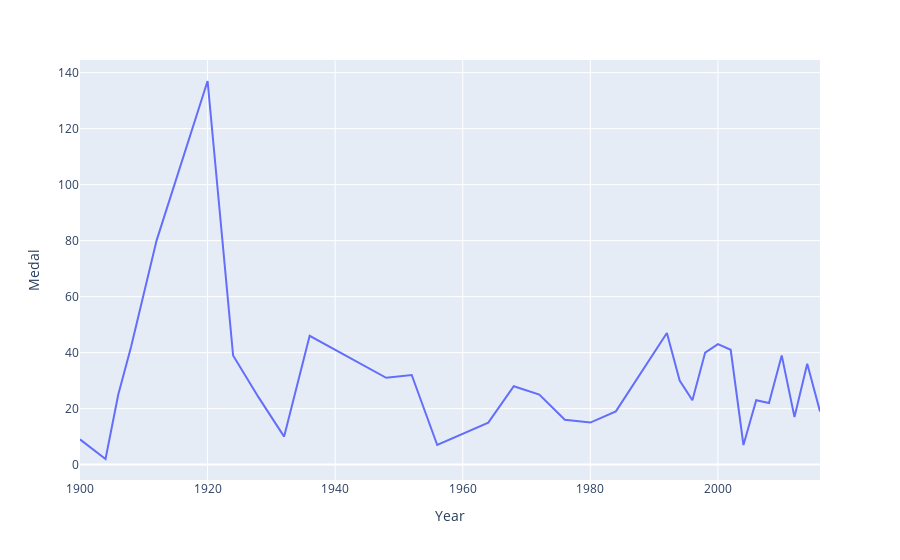

The notebook cell this image was saved under:
### Markdown cell above
## Norges medaljer över tid

### Code cell
px.line(data_frame=countries_medals.loc[countries_medals['NOC'] == 'NOR'], x='Year', y='Medal')

### Figure 1 — Plotly figure (JSON) as saved in the notebook; plotly's stock layout.template omitted (floating-point values rounded to 4 significant figures)
{"data": [{"hovertemplate": "Year=%{x}<br>Medal=%{y}<extra></extra>", "legendgroup": "", "line": {"color": "#636efa", "dash": "solid"}, "marker": {"symbol": "circle"}, "mode": "lines", "name": "", "orientation": "v", "showlegend": false, "type": "scatter", "x": [1900, 1904, 1906, 1908, 1912, 1920, 1924, 1928, 1932, 1936, 1948, 1952, 1956, 1960, 1964, 1968, 1972, 1976, 1980, 1984, 1988, 1992, 1994, 1996, 1998, 2000, 2002, 2004, 2006, 2008, 2010, 2012, 2014, 2016], "xaxis": "x", "y": [9, 2, 25, 42, 80, 137, 39, 24, 10, 46, 31, 32, 7, 11, 15, 28, 25, 16, 15, 19, 33, 47, 30, 23, 40, 43, 41, 7, 23, 22, 39, 17, 36, 19], "yaxis": "y"}], "layout": {"legend": {"tracegroupgap": 0}, "margin": {"t": 60}, "xaxis": {"anchor": "y", "domain": [0, 1], "title": {"text": "Year"}}, "yaxis": {"anchor": "x", "domain": [0, 1], "title": {"text": "Medal"}}}}
